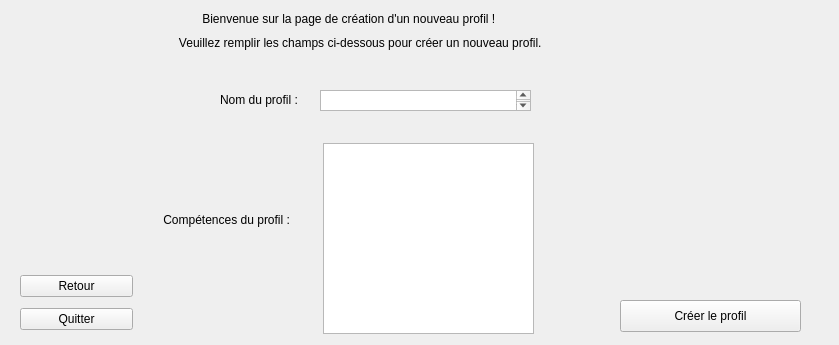
    <widget class="QWidget" name="page_29">
     <widget class="QWidget" name="verticalLayoutWidget_37">
      <property name="geometry">
       <rect>
        <x>169</x>
        <y>10</y>
        <width>441</width>
        <height>42</height>
       </rect>
      </property>
      <layout class="QVBoxLayout" name="verticalLayout_37">
       <item>
        <widget class="QLabel" name="label_74">
         <property name="text">
          <string>          Bienvenue sur la page de création d'un nouveau profil !</string>
         </property>
        </widget>
       </item>
       <item>
        <widget class="QLabel" name="label_75">
         <property name="text">
          <string>   Veuillez remplir les champs ci-dessous pour créer un nouveau profil.</string>
         </property>
        </widget>
       </item>
      </layout>
     </widget>
     <widget class="QLabel" name="label_76">
      <property name="geometry">
       <rect>
        <x>220</x>
        <y>90</y>
        <width>91</width>
        <height>20</height>
       </rect>
      </property>
      <property name="text">
       <string>Nom du profil :</string>
      </property>
     </widget>
     <widget class="QLabel" name="label_77">
      <property name="geometry">
       <rect>
        <x>160</x>
        <y>210</y>
        <width>151</width>
        <height>20</height>
       </rect>
      </property>
      <property name="text">
       <string> Compétences du profil :</string>
      </property>
     </widget>
     <widget class="QWidget" name="verticalLayoutWidget_38">
      <property name="geometry">
       <rect>
        <x>20</x>
        <y>270</y>
        <width>113</width>
        <height>66</height>
       </rect>
      </property>
      <layout class="QVBoxLayout" name="verticalLayout_38">
       <item>
        <widget class="QPushButton" name="pushButton_83">
         <property name="text">
          <string>Retour</string>
         </property>
        </widget>
       </item>
       <item>
        <widget class="QPushButton" name="pushButton_84">
         <property name="text">
          <string>Quitter</string>
         </property>
        </widget>
       </item>
      </layout>
     </widget>
     <widget class="QTextEdit" name="textEdit_6">
      <property name="geometry">
       <rect>
        <x>320</x>
        <y>90</y>
        <width>211</width>
        <height>21</height>
       </rect>
      </property>
     </widget>
     <widget class="QPlainTextEdit" name="plainTextEdit_2">
      <property name="geometry">
       <rect>
        <x>323</x>
        <y>143</y>
        <width>211</width>
        <height>191</height>
       </rect>
      </property>
     </widget>
     <widget class="QPushButton" name="pushButton_85">
      <property name="geometry">
       <rect>
        <x>620</x>
        <y>300</y>
        <width>181</width>
        <height>32</height>
       </rect>
      </property>
      <property name="text">
       <string>Créer le profil</string>
      </property>
     </widget>
     <widget class="QLabel" name="label_78">
      <property name="geometry">
       <rect>
        <x>589</x>
        <y>270</y>
        <width>241</width>
        <height>20</height>
       </rect>
      </property>
      <property name="text">
       <string/>
      </property>
     </widget>
    </widget>
